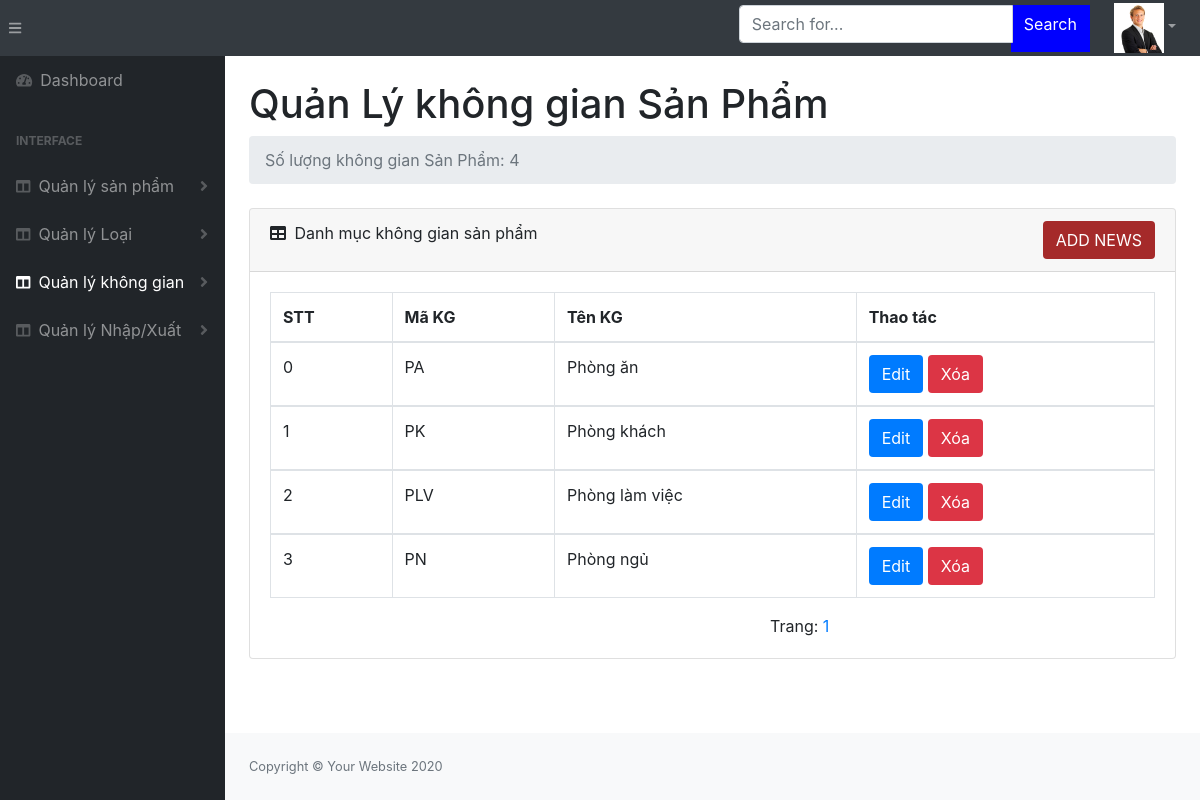
The page /admin/dist/quanlykinhdoanh/quanlykho/quanlykhonggian.php (signed in) on the database its author committed.
### tables this page shows
CREATE TABLE `khonggian` (
  `makhonggian` varchar(10) NOT NULL,
  `tenkhonggian` varchar(30) NOT NULL
);

### admin/dist/quanlykinhdoanh/quanlykho/quanlykhonggian.php (the view, shortened to what this page needs)
<!DOCTYPE html>
<html lang="en">
    <head>
        <link href="../../css/styles.css" rel="stylesheet" />
        <link href="https://cdn.datatables.net/1.10.20/css/dataTables.bootstrap4.min.css" rel="stylesheet" />
    </head>
    <?php
        include '../../../../config/config.php';
        $quantri=array();
        if(!isset($_SESSION['quanlykinhdoanh']))
        {
            if(!isset($_SESSION['boss']))
            {
                header('location:../../login.html');
                exit;
            }
            else{
            $quantri=$_SESSION['boss'];
            }
        }
        else{
            $quantri=$_SESSION['quanlykinhdoanh'];
        }
        $sql="SELECT * From khonggian";
        $stm=$obj->query($sql);
        $data=$stm->fetchALL();
        $soluongkhonggian=$stm->rowCount();
    ?>
    <body class="sb-nav-fixed">
        <nav class="sb-topnav navbar navbar-expand navbar-dark bg-dark">
            <button class="btn btn-link btn-sm order-1 order-lg-0" id="sidebarToggle" href="#"><i class="fas fa-bars"></i></button>
            <form action="quanlykhonggian.php" method="post" class="d-none d-md-inline-block form-inline ml-auto mr-0 mr-md-3 my-2 my-md-0">
                <div class="input-group">
                    <input class="form-control" type="text" name="noidung" placeholder="Search for..." aria-label="Search" aria-describedby="basic-addon2" />
                    <div style="height:47px; margin-left:-2px; background-color: blue ; color:white; ">
                        <input type="submit" style="color:white;"  class="btn btn-mini" value="Search" >
                    </div>
                </div>
            </form>
            <ul class="navbar-nav ml-auto ml-md-0">
                <li class="nav-item dropdown">
                    <a class="nav-link dropdown-toggle" id="userDropdown" href="#" role="button" data-toggle="dropdown" aria-haspopup="true" aria-expanded="false">
                        <img style="width:50px; height:50px;" src="../../assets/images/<?php echo $quantri['hinh']; ?>" alt=""></i></a>
                </li>
            </ul>
        </nav>
        <div id="layoutSidenav">
            <div id="layoutSidenav_nav">
                <nav class="sb-sidenav accordion sb-sidenav-dark" id="sidenavAccordion">
                    <div class="sb-sidenav-menu">
                        <div class="nav">
                            <a class="nav-link" href="quanlykho.php">
                                <div class="sb-nav-link-icon"><i class="fas fa-tachometer-alt"></i></div>
                                Dashboard
                            </a>
                            <div class="sb-sidenav-menu-heading">Interface</div>
                            <a class="nav-link collapsed" href="quanlysanpham.php" >
                                <div class="sb-nav-link-icon"><i class="fas fa-columns"></i></div>
                                Quản lý sản phẩm
                                <div class="sb-sidenav-collapse-arrow"><i class="fas fa-angle-down"></i></div>
                            </a>
                            <a class="nav-link collapsed" href="quanlyloai.php" >
                                <div class="sb-nav-link-icon"><i class="fas fa-columns"></i></div>
                                Quản lý Loại
                                <div class="sb-sidenav-collapse-arrow"><i class="fas fa-angle-down"></i></div>
                            </a>
                            <a class="nav-link collapsed" href="quanlykhonggian.php"  >
                                <div class="sb-nav-link-icon"><i class="fas fa-columns"></i></div>
                                Quản lý không gian
                                <div class="sb-sidenav-collapse-arrow"><i class="fas fa-angle-down"></i></div>
                            </a>
                            <a class="nav-link collapsed" href="quanlynhapxuat.php"  >
                                <div class="sb-nav-link-icon"><i class="fas fa-columns"></i></div>
                                Quản lý Nhập/Xuất
                                <div class="sb-sidenav-collapse-arrow"><i class="fas fa-angle-down"></i></div>
                            </a>
                        </div>
                    </div>
                </nav>
            </div>
            <div id="layoutSidenav_content">
                <main>
                    <div class="container-fluid">
                        <h1 class="mt-4">Quản Lý không gian Sản Phẩm</h1>
                        <ol class="breadcrumb mb-4">
                            <li class="breadcrumb-item active"><?php echo "Số lượng không gian Sản Phẩm: $soluongkhonggian"?></li>
                        </ol>
                        <div class="card mb-4">
                            <div class="card-header">
                                <i class="fas fa-table mr-1"></i>
                                Danh mục không gian sản phẩm
                                <div class="btn btn-mini" style="background-color:brown; float:right;"><a style="color:white;" href="khonggian.php">ADD NEWS</a></div>
                            </div>
                            <div class="card-body">
                                <div class="table-responsive">
                                    <table class="table table-bordered" id=""  width="100%" cellspacing="0">
                                        <thead>
                                            <tr>
                                                <th> STT</th>
                                                <th>Mã KG</th>
                                                <th>Tên KG</th>
                                                <th>Thao tác</th>
                                            </tr>
                                        </thead>
                                        <?php
                                            $sotrang=0;
                                            $noidung=isset($_POST['noidung'])?$_POST['noidung']:'';
                                            if($noidung!='')
                                            {
                                                $sqlkhonggian="SELECT * from khonggian where khonggian.tenkhonggian like '%$noidung%' ";
                                                $stmkhonggian= $obj->query($sqlkhonggian);
                                                $soluongkhonggian=$stmkhonggian->rowCount();
                                                $so_khonggian_1trang=5;
                                                $sotrang= ceil($soluongkhonggian/$so_khonggian_1trang);
                                                $trang =1;
                                                if(isset($_GET['trang']))
                                                {
                                                    $trang=$_GET['trang'];
                                                }
                                                $tung_trang= ($trang-1)*$so_khonggian_1trang;
                                                $sqlkhonggian="SELECT * from khonggian  where khonggian.tenkhonggian like '%$noidung%' LIMIT $tung_trang,$so_khonggian_1trang ";
                                                $stmkhonggian= $obj->query($sqlkhonggian);
                                            }
                                            else{
                                                $so_khonggian_1trang=5;
                                                $sotrang= ceil($soluongkhonggian/$so_khonggian_1trang);
                                                $trang =1;
                                                $tung_trang= ($trang-1)*$so_khonggian_1trang;
                                                $sqlkhonggian="SELECT * from khonggian  LIMIT $tung_trang,$so_khonggian_1trang";
                                                $stmkhonggian= $obj->query($sqlkhonggian);
                                            }
                                            $khonggian=$stmkhonggian->fetchALL();
                                            foreach($khonggian as $k => $v)
                                            {
                                        ?>
                                        <tbody>
                                            <tr>
                                                <td><?php echo $k?></td>
                                                <td><?php echo $v['makhonggian']?></td>
                                                <td><?php echo $v['tenkhonggian']?></td>
                                                <td>
                                                    <a  href="khonggian.php?makhonggian=<?php echo $v['makhonggian']?>">
                                                        <div style="background-color:#007bff; color:white;" class="btn btn-mini">Edit</div>
                                                    </a>
                                                    <a  href="cn_khonggian_kg.php?action=xoa&makhonggian=<?php echo $v['makhonggian']?>">
                                                        <div style="color:white;background-color:#dc3545;"class="btn btn-mini">Xóa</div>
                                                    </a>
                                                </td>
                                            </tr>
                                        </tbody>
                                        <?php
                                            }
                                        ?>
                                    </table>
                                    <div style="margin-left:500px;">
                                        <?php
                                        echo "Trang: ";
                                        for($i=1;$i<=$sotrang;$i++)
                                        {
                                            ?>
                                            <a href="quanlykhonggian.php?trang=<?php echo $i?>"><?php echo $i?></a>
                                            <?php
                                        }
                                        ?>
                                    </div>
                                </div>
                            </div>
                        </div>
                    </div>
                </main>
                <footer class="py-4 bg-light mt-auto">
                    <div class="container-fluid">
                        <div class="d-flex align-items-center justify-content-between small">
                            <div class="text-muted">Copyright &copy; Your Website 2020</div>
                        </div>
                    </div>
                </footer>
            </div>
        </div>
    </body>
</html>

### rows shown on the page
khonggian: k "0", makhonggian "PA", tenkhonggian "Phòng ăn"
khonggian: k "1", makhonggian "PK", tenkhonggian "Phòng khách"
khonggian: k "2", makhonggian "PLV", tenkhonggian "Phòng làm việc"
khonggian: k "3", makhonggian "PN", tenkhonggian "Phòng ngủ"

### other values the page prints
$soluongkhonggian "4"
